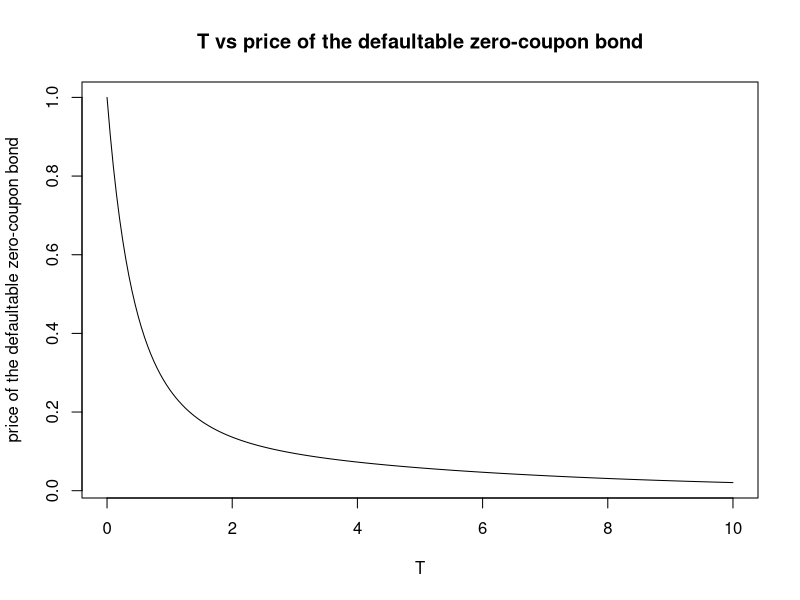
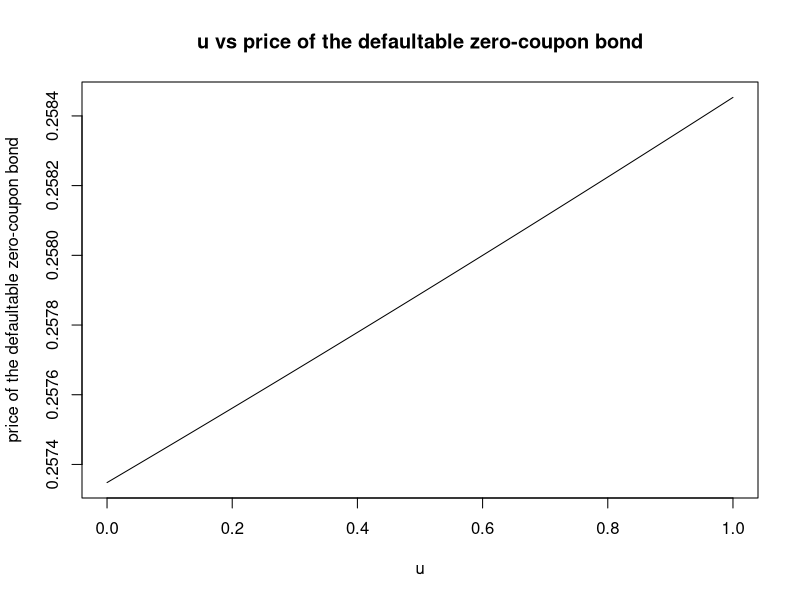

R code for these plots, in order:
rm(list = ls())

# Problem 4
# (a)
T <- seq(0, 10, 0.05)
w1 <- 1
w1_bar <- 0
w2 <- 0
w2_bar <- 1
alpha1 <- 0.1
alpha2 <- 0.1
beta1 <- 1
beta2 <- 0.9
sigma1 <- 0.3
sigma2 <- 0.2

gamma1 <- sqrt(beta1^2 + 2 * (w1 + w1_bar) * sigma1^2)
gamma2 <- sqrt(beta2^2 + 2 * (w2 + w2_bar) * sigma2^2)

h11 <- ((2 * gamma1 * exp(T / 2 * (gamma1 + beta1))) / ((gamma1 + beta1) * (exp(gamma1 * T) - 1) + 2 * gamma1))^(2 * alpha1 / sigma1^2)
h12 <- ((2 * gamma2 * exp(T / 2 * (gamma2 + beta2))) / ((gamma2 + beta2) * (exp(gamma2 * T) - 1) + 2 * gamma2))^(2 * alpha2 / sigma2^2)
h21 <- 2 * (exp(gamma1 * T) - 1) / ((gamma1 + beta1) * (exp(gamma1 * T) - 1) + 2 * gamma1)
h22 <- 2 * (exp(gamma2 * T) - 1) / ((gamma2 + beta2) * (exp(gamma2 * T) - 1) + 2 * gamma2)

# Assume the default-free short rate r(t) and the default intensity lambda(t) are constants
def <- h11 * exp(-h21) * h12 * exp(-h22)
plot(T, def, type = 'l', main = 'T vs price of the defaultable zero-coupon bond',
     xlab = 'T', ylab = 'price of the defaultable zero-coupon bond')

# (b)
T <- 1
mu <- seq(0, 1, 0.001)
w1 <- 1
w1_bar <- mu
w2 <- 0
w2_bar <- 1 - mu
alpha1 <- 0.1
alpha2 <- 0.1
beta1 <- 1
beta2 <- 0.9
sigma1 <- 0.3
sigma2 <- 0.2

gamma1 <- sqrt(beta1^2 + 2 * (w1 + w1_bar) * sigma1^2)
gamma2 <- sqrt(beta2^2 + 2 * (w2 + w2_bar) * sigma2^2)

h11 <- ((2 * gamma1 * exp(T / 2 * (gamma1 + beta1))) / ((gamma1 + beta1) * (exp(gamma1 * T) - 1) + 2 * gamma1))^(2 * alpha1 / sigma1^2)
h12 <- ((2 * gamma2 * exp(T / 2 * (gamma2 + beta2))) / ((gamma2 + beta2) * (exp(gamma2 * T) - 1) + 2 * gamma2))^(2 * alpha2 / sigma2^2)
h21 <- 2 * (exp(gamma1 * T) - 1) / ((gamma1 + beta1) * (exp(gamma1 * T) - 1) + 2 * gamma1)
h22 <- 2 * (exp(gamma2 * T) - 1) / ((gamma2 + beta2) * (exp(gamma2 * T) - 1) + 2 * gamma2)

# Assume the default-free short rate r(t) and the default intensity lambda(t) are constants
def <- h11 * exp(-h21) * h12 * exp(-h22)
plot(mu, def, type = 'l', main = 'u vs price of the defaultable zero-coupon bond',
     xlab = 'u', ylab = 'price of the defaultable zero-coupon bond')